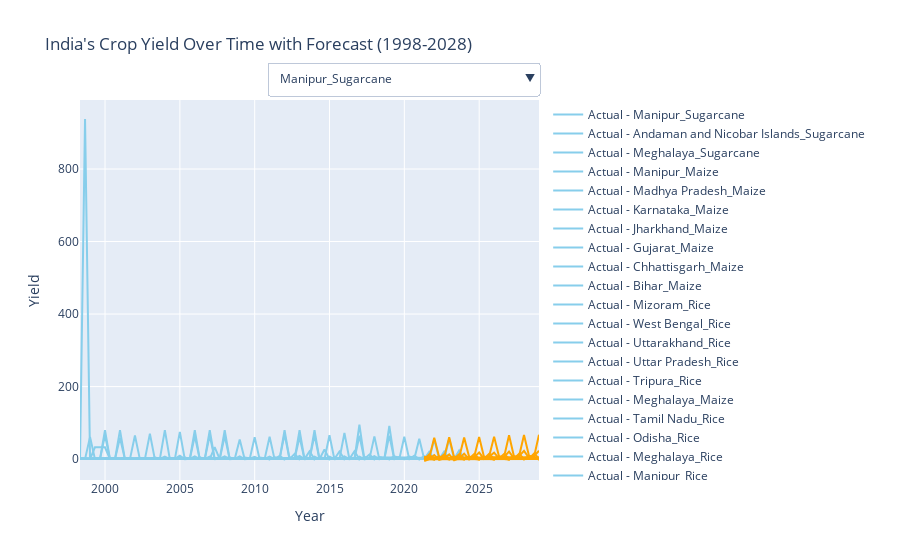

Here is the notebook cell this chart was saved with:
### Markdown cell above
### Plot Time Series Forecast

### Code cell
# Initialize the figure
fig = go.Figure()

# Add actual lines
for unique_id in unique_ids:
    actual_values = hist_df_nbx[hist_df_nbx['unique_id'] == unique_id]
    fig.add_trace(go.Scatter(x=actual_values['ds'], y=actual_values['y'],
                             mode='lines',
                             name=f'Actual - {unique_id}',
                             line=dict(color='skyblue')))

# Add predicted lines
for unique_id in unique_ids:
    predicted_values = pred_df[pred_df['unique_id'] == unique_id]
    fig.add_trace(go.Scatter(x=predicted_values['ds'], y=predicted_values['NBEATSx'],
                             mode='lines',
                             name=f'Predicted - {unique_id}',
                             line=dict(color='orange')))

# Update layout
fig.update_layout(xaxis=dict(title='Year'),
                  yaxis=dict(title='Yield'),
                  title='India\'s Crop Yield Over Time with Forecast (1998-2028)',
                  showlegend=True)

# Add dropdown menu for selecting unique_id
buttons = []
for unique_id in unique_ids:
    button = dict(label=unique_id,
                  method="update",
                  args=[{"visible": [True if trace.name == f'Actual - {unique_id}' or 
                                     trace.name == f'Predicted - {unique_id}' else False for trace in fig.data]}])
    buttons.append(button)

fig.update_layout(
    updatemenus=[
        dict(
            buttons=buttons,
            direction="down",
            showactive=True,
            x=1.0,
            xanchor='right',
            y=1.1,
            yanchor='top'
        )
    ])

# Show plot
fig.show()
